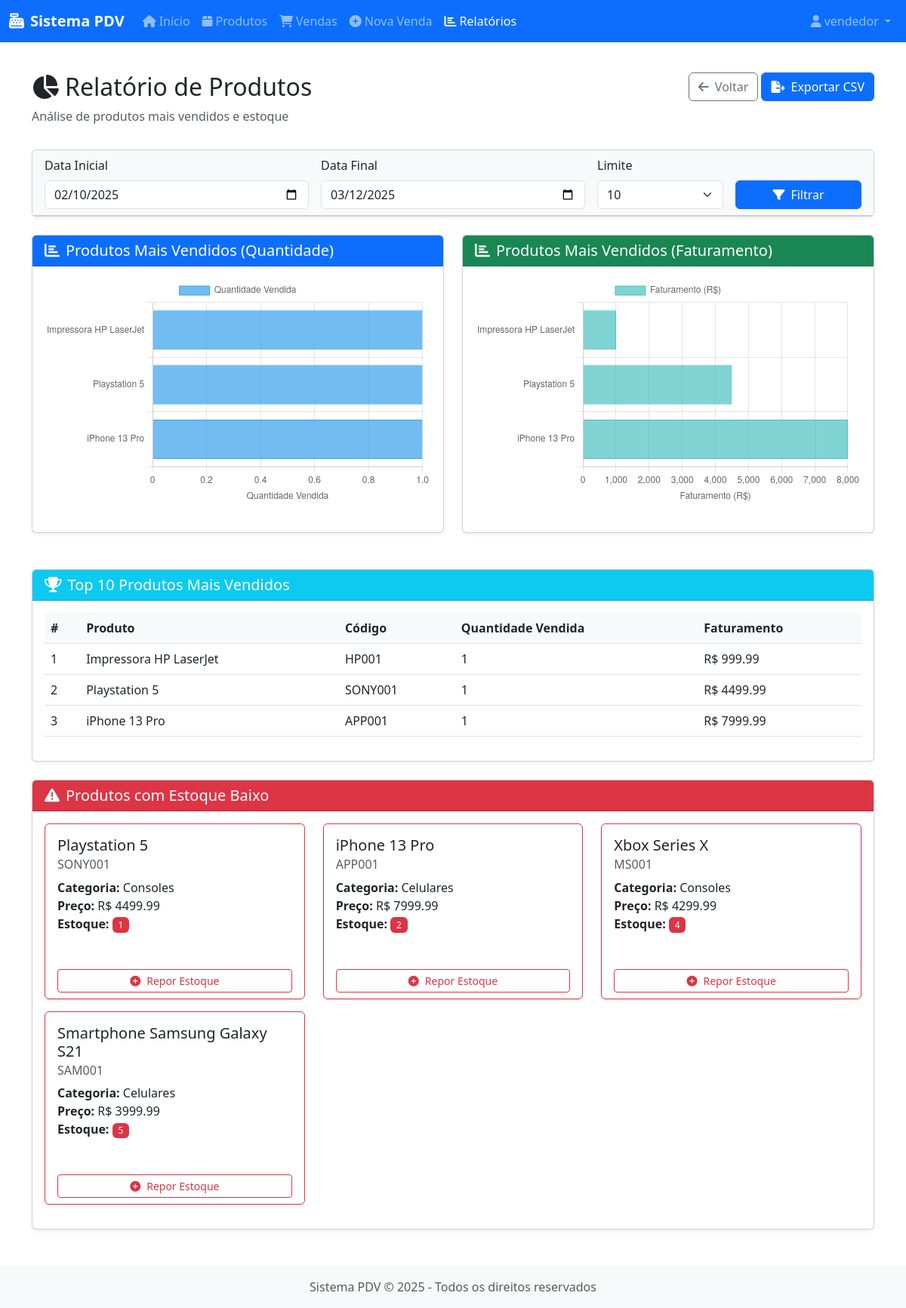
/reports/products (signed in), run on the app's committed database.
### app/models/user.py (models this page shows, shortened)
class User(UserMixin, db.Model):
    __tablename__ = 'users'
    id = db.Column(db.Integer, primary_key=True)
    username = db.Column(db.String(64), unique=True, index=True, nullable=False)
    email = db.Column(db.String(120), unique=True, index=True, nullable=False)
    password_hash = db.Column(db.String(128), nullable=False)
    role = db.Column(db.String(20), default='vendedor')  # 'admin' ou 'vendedor'
    created_at = db.Column(db.DateTime, default=datetime.utcnow)
    last_login = db.Column(db.DateTime, nullable=True)
    active = db.Column(db.Boolean, default=True)
    sales = db.relationship('Sale', backref='seller', lazy='dynamic')
    def is_admin(self):
        return self.role == 'admin'

### app/models/product.py (models this page shows, shortened)
class Product(db.Model):
    __tablename__ = 'products'
    id = db.Column(db.Integer, primary_key=True)
    name = db.Column(db.String(100), nullable=False)
    code = db.Column(db.String(50), unique=True, nullable=False)
    description = db.Column(db.Text, nullable=True)
    price = db.Column(db.Float, nullable=False)
    stock_quantity = db.Column(db.Integer, default=0)
    min_stock = db.Column(db.Integer, default=5)  # Estoque mínimo
    category = db.Column(db.String(50), nullable=True)
    image_path = db.Column(db.String(255), nullable=True)
    created_at = db.Column(db.DateTime, default=datetime.utcnow)
    updated_at = db.Column(db.DateTime, default=datetime.utcnow, onupdate=datetime.utcnow)
    active = db.Column(db.Boolean, default=True)
    sale_items = db.relationship('SaleItem', backref='product', lazy='dynamic')
    stock_movements = db.relationship('StockMovement', backref='product', lazy='dynamic')

### app/routes/reports.py (the view)
@reports.route('/products')
@login_required
def products_report():
    end_date = request.args.get('end_date', datetime.now().strftime('%Y-%m-%d'))
    start_date = request.args.get('start_date', (datetime.strptime(end_date, '%Y-%m-%d') - timedelta(days=30)).strftime('%Y-%m-%d'))
    limit = int(request.args.get('limit', 10))
    start_date_obj = datetime.strptime(start_date, '%Y-%m-%d')
    end_date_obj = datetime.strptime(end_date, '%Y-%m-%d')
    end_date_obj = end_date_obj.replace(hour=23, minute=59, second=59)
    top_products = db.session.query(
        Product,
        func.sum(SaleItem.quantity).label('quantity_sold'),
        func.sum(SaleItem.quantity * SaleItem.unit_price).label('total_revenue')
    ).join(
        SaleItem, SaleItem.product_id == Product.id
    ).join(
        Sale, Sale.id == SaleItem.sale_id
    ).filter(
        Sale.created_at.between(start_date_obj, end_date_obj),
        Sale.status == 'concluída'
    ).group_by(
        Product.id
    ).order_by(
        desc('quantity_sold')
    ).limit(limit).all()
    products_data = []
    for product, quantity_sold, total_revenue in top_products:
        products_data.append({
            'id': product.id,
            'name': product.name,
            'code': product.code,
            'quantity_sold': int(quantity_sold),
            'total_revenue': float(total_revenue)
        })
    low_stock_products = Product.query.filter(
        Product.active == True,
        Product.stock_quantity <= Product.min_stock
    ).order_by(
        asc(Product.stock_quantity)
    ).all()
    return render_template(
        'reports/products.html',
        start_date=start_date,
        end_date=end_date,
        limit=limit,
        products_data=products_data,
        low_stock_products=low_stock_products
    )

### app/__init__.py (called while the page is built)
def create_app(config_class=Config):
    app = Flask(__name__)
    app.config.from_object(config_class)
    db.init_app(app)
    migrate.init_app(app, db)
    login_manager.init_app(app)
    from app.routes.auth import auth as auth_blueprint
    app.register_blueprint(auth_blueprint)
    from app.routes.main import main as main_blueprint
    app.register_blueprint(main_blueprint)
    from app.routes.products import products as products_blueprint
    app.register_blueprint(products_blueprint)
    from app.routes.sales import sales as sales_blueprint
    app.register_blueprint(sales_blueprint)
    from app.routes.reports import reports as reports_blueprint
    app.register_blueprint(reports_blueprint)
    @app.context_processor
    def inject_now():
        return {'now': datetime.utcnow()}
    with app.app_context():
        db.create_all()
    return app

### app/models/user.py (called while the page is built)
@login_manager.user_loader
def load_user(user_id):
    return User.query.get(int(user_id))

### app/templates/reports/products.html (shortened to what this page needs)
{% extends "base.html" %}
{% block content %}
<div class="row mb-3">
    <div class="col">
        <h2><i class="fas fa-chart-pie me-2"></i>Relatório de Produtos</h2>
        <p class="text-muted">Análise de produtos mais vendidos e estoque</p>
    </div>
    <div class="col-auto">
        <a href="{{ url_for('reports.index') }}" class="btn btn-outline-secondary">
            <i class="fas fa-arrow-left me-2"></i>Voltar
        </a>
        <a href="{{ url_for('reports.export_products', format='csv') }}" class="btn btn-primary">
            <i class="fas fa-file-export me-2"></i>Exportar CSV
        </a>
    </div>
</div>
<div class="card mb-4">
    <div class="card-header bg-light">
        <form method="GET" action="{{ url_for('reports.products_report') }}" class="row g-3">
            <div class="col-md-4">
                <label for="start_date" class="form-label">Data Inicial</label>
                <input type="date" class="form-control" id="start_date" name="start_date" value="{{ start_date }}">
            </div>
            <div class="col-md-4">
                <label for="end_date" class="form-label">Data Final</label>
                <input type="date" class="form-control" id="end_date" name="end_date" value="{{ end_date }}">
            </div>
            <div class="col-md-2">
                <label for="limit" class="form-label">Limite</label>
                <select class="form-select" id="limit" name="limit">
                    <option value="10" {% if limit == 10 %}selected{% endif %}>10</option>
                </select>
            </div>
            <div class="col-md-2 d-flex align-items-end">
                <button type="submit" class="btn btn-primary w-100">
                    <i class="fas fa-filter me-2"></i>Filtrar
                </button>
            </div>
        </form>
    </div>
</div>
<div class="row mb-4">
    <div class="col-md-6">
        <div class="card">
            <div class="card-header bg-primary text-white">
                <h5 class="mb-0"><i class="fas fa-chart-bar me-2"></i>Produtos Mais Vendidos (Quantidade)</h5>
            </div>
            <div class="card-body">
                <div class="chart-container">
                    <canvas id="quantityChart"></canvas>
                </div>
            </div>
        </div>
    </div>
    <div class="col-md-6">
        <div class="card">
            <div class="card-header bg-success text-white">
                <h5 class="mb-0"><i class="fas fa-chart-bar me-2"></i>Produtos Mais Vendidos (Faturamento)</h5>
            </div>
            <div class="card-body">
                <div class="chart-container">
                    <canvas id="revenueChart"></canvas>
                </div>
            </div>
        </div>
    </div>
</div>
<div class="card mb-4">
    <div class="card-header bg-info text-white">
        <h5 class="mb-0"><i class="fas fa-trophy me-2"></i>Top {{ limit }} Produtos Mais Vendidos</h5>
    </div>
    <div class="card-body">
        <div class="table-responsive">
            <table class="table table-hover">
                <thead>
                    <tr>
                        <th>#</th>
                        <th>Produto</th>
                        <th>Código</th>
                        <th>Quantidade Vendida</th>
                        <th>Faturamento</th>
                    </tr>
                </thead>
                <tbody>
                    {% for product in products_data %}
                    <tr>
                        <td>{{ loop.index }}</td>
                        <td>{{ product.name }}</td>
                        <td>{{ product.code }}</td>
                        <td>{{ product.quantity_sold }}</td>
                        <td>R$ {{ "%.2f"|format(product.total_revenue) }}</td>
                    </tr>
                    {% endfor %}
                </tbody>
            </table>
        </div>
    </div>
</div>
<div class="card">
    <div class="card-header bg-danger text-white">
        <h5 class="mb-0"><i class="fas fa-exclamation-triangle me-2"></i>Produtos com Estoque Baixo</h5>
    </div>
    <div class="card-body">
        {% if low_stock_products %}
        <div class="row">
            {% for product in low_stock_products %}
            <div class="col-md-4 mb-3">
                <div class="card product-card h-100 border-danger">
                    <div class="card-body">
                        <h5 class="card-title">{{ product.name }}</h5>
                        <h6 class="card-subtitle mb-2 text-muted">{{ product.code }}</h6>
                        <p class="card-text">
                            <strong>Categoria:</strong> {{ product.category or 'Não categorizado' }}<br>
                            <strong>Preço:</strong> R$ {{ "%.2f"|format(product.price) }}<br>
                            <strong>Estoque:</strong> <span class="badge bg-danger">{{ product.stock_quantity }}</span>
                        </p>
                    </div>
                    <div class="card-footer bg-transparent border-0">
                        <a href="{{ url_for('products.update_stock', product_id=product.id) }}" class="btn btn-sm btn-outline-danger w-100">
                            <i class="fas fa-plus-circle me-2"></i>Repor Estoque
                        </a>
                    </div>
                </div>
            </div>
            {% endfor %}
        </div>
        {% else %}
        <div class="alert alert-success">
            <i class="fas fa-check-circle me-2"></i>Não há produtos com estoque baixo.
        </div>
        {% endif %}
    </div>
</div>
{% endblock %}
{% block scripts %}
<script>
    document.addEventListener('DOMContentLoaded', function() {
        // Dados para os gráficos
        const productNames = [{% for product in products_data %}'{{ product.name }}',{% endfor %}];
        const quantitiesSold = [{% for product in products_data %}{{ product.quantity_sold }},{% endfor %}];
        const revenues = [{% for product in products_data %}{{ product.total_revenue }},{% endfor %}];
        // Configuração do gráfico de quantidade
        const quantityConfig = {
            type: 'bar',
            data: {
                labels: productNames,
                datasets: [{
                    label: 'Quantidade Vendida',
                    data: quantitiesSold,
                    backgroundColor: 'rgba(54, 162, 235, 0.7)',
                    borderColor: 'rgba(54, 162, 235, 1)',
                    borderWidth: 1
                }]
            },
            options: {
                responsive: true,
                maintainAspectRatio: false,
                indexAxis: 'y',
                scales: {
                    x: {
                        beginAtZero: true,
                        title: {
                            display: true,
                            text: 'Quantidade Vendida'
                        }
                    }
                }
            }
        };
        // Configuração do gráfico de faturamento
        const revenueConfig = {
            type: 'bar',
            data: {
                labels: productNames,
                datasets: [{
                    label: 'Faturamento (R$)',
                    data: revenues,
                    backgroundColor: 'rgba(75, 192, 192, 0.7)',
                    borderColor: 'rgba(75, 192, 192, 1)',
                    borderWidth: 1
                }]
            },
            options: {
                responsive: true,
                maintainAspectRatio: false,
                indexAxis: 'y',
                scales: {
                    x: {
                        beginAtZero: true,
                        title: {
                            display: true,
                            text: 'Faturamento (R$)'
                        }
                    }
                }
            }
        };
        // Renderiza os gráficos
        const quantityChart = new Chart(
            document.getElementById('quantityChart'),
            quantityConfig
        );
        const revenueChart = new Chart(
            document.getElementById('revenueChart'),
            revenueConfig
        );
    });
</script>
{% endblock %}

### app/templates/base.html (shortened to what this page needs)
<!DOCTYPE html>
<html lang="pt-br">
<head>
    <link href="https://cdn.jsdelivr.net/npm/bootstrap@5.3.0-alpha1/dist/css/bootstrap.min.css" rel="stylesheet">
    <link rel="stylesheet" href="https://cdnjs.cloudflare.com/ajax/libs/font-awesome/6.0.0/css/all.min.css">
    <link rel="stylesheet" href="{{ url_for('static', filename='css/style.css') }}">
</head>
<body>
    {% if current_user.is_authenticated %}
    <nav class="navbar navbar-expand-lg navbar-dark bg-primary">
        <div class="container-fluid">
            <a class="navbar-brand" href="{{ url_for('main.index') }}">
                <i class="fas fa-cash-register me-2"></i>Sistema PDV
            </a>
            <div class="collapse navbar-collapse" id="navbarNav">
                <ul class="navbar-nav me-auto">
                    <li class="nav-item">
                        <a class="nav-link" href="{{ url_for('main.index') }}">
                            <i class="fas fa-home me-1"></i>Início
                        </a>
                    </li>
                    <li class="nav-item">
                        <a class="nav-link" href="{{ url_for('products.index') }}">
                            <i class="fas fa-box me-1"></i>Produtos
                        </a>
                    </li>
                    <li class="nav-item">
                        <a class="nav-link" href="{{ url_for('sales.index') }}">
                            <i class="fas fa-shopping-cart me-1"></i>Vendas
                        </a>
                    </li>
                    <li class="nav-item">
                        <a class="nav-link" href="{{ url_for('sales.new') }}">
                            <i class="fas fa-plus-circle me-1"></i>Nova Venda
                        </a>
                    </li>
                    <li class="nav-item">
                        <a class="nav-link" href="{{ url_for('reports.index') }}">
                            <i class="fas fa-chart-bar me-1"></i>Relatórios
                        </a>
                    </li>
                </ul>
                <ul class="navbar-nav">
                    <li class="nav-item dropdown">
                        <a class="nav-link dropdown-toggle" href="#" id="userDropdown" role="button" data-bs-toggle="dropdown">
                            <i class="fas fa-user me-1"></i>{{ current_user.username }}
                        </a>
                    </li>
                </ul>
            </div>
        </div>
    </nav>
    {% endif %}
    <main class="container py-4">
        {% block content %}{% endblock %}
    </main>
    <footer class="footer mt-auto py-3 bg-light">
        <div class="container text-center">
            <span class="text-muted">Sistema PDV &copy; {{ now.year }} - Todos os direitos reservados</span>
        </div>
    </footer>
    {% block scripts %}{% endblock %}
</body>
</html>

### app/static/css/style.css (style rules this page uses)
body { min-height: 100vh; display: flex; flex-direction: column; }
main { flex: 1; }
.navbar-brand { font-weight: bold; }
.card { box-shadow: 0 0.125rem 0.25rem rgba(0, 0, 0, 0.075); margin-bottom: 1.5rem; }
.card-header { font-weight: 500; }
.table th { background-color: #f8f9fa; }
.form-label { font-weight: 500; }
.badge { font-weight: 500; }
.product-card { cursor: pointer; transition: transform 0.2s; }

### app/templates/reports/products.html (style rules this page uses)
.chart-container { position: relative; height: 300px; margin-bottom: 20px; }
.product-card { transition: transform 0.3s; }

### data on the page
User: username "vendedor"
Product: name "Impressora HP LaserJet", code "HP001", quantity_sold "1", total_revenue "999.99"
Product: name "Playstation 5", code "SONY001", quantity_sold "1", total_revenue "4499.99", category "Consoles", price "4499.99", stock_quantity "1"
Product: name "iPhone 13 Pro", code "APP001", quantity_sold "1", total_revenue "7999.99", category "Celulares", price "7999.99", stock_quantity "2"
Product: name "Xbox Series X", code "MS001", category "Consoles", price "4299.99", stock_quantity "4"
Product: name "Smartphone Samsung Galaxy S21", code "SAM001", category "Celulares", price "3999.99", stock_quantity "5"

### other printed values
{{ limit }} "10"
chart data {{ product.name }} Impressora HP LaserJet, Playstation 5, iPhone 13 Pro
chart data {{ product.quantity_sold }} 1, 1, 1
chart data {{ product.total_revenue }} 999.99, 4499.99, 7999.99
